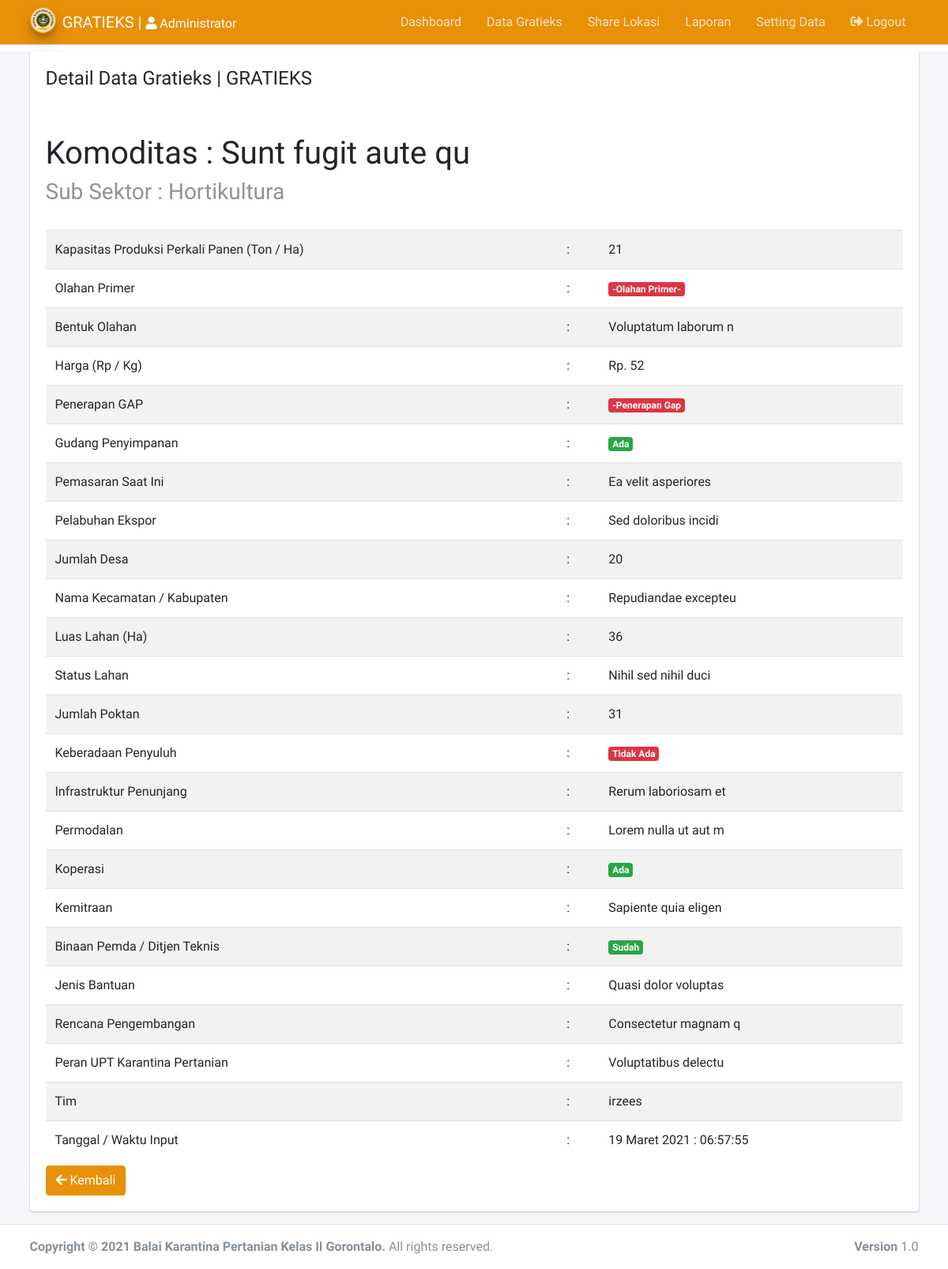
The app's page /views/page/data_gratieks/detail.php?id=13 (signed in) with its own data.
### tables this page shows
CREATE TABLE `tbl_gratieks` (
  `id` int(5) NOT NULL,
  `komodi` varchar(50) NOT NULL,
  `subsektor` varchar(50) NOT NULL,
  `kapasitas` varchar(50) NOT NULL,
  `olahan` varchar(20) NOT NULL,
  `bentuk` varchar(100) NOT NULL,
  `harga` varchar(20) NOT NULL,
  `gap` varchar(20) NOT NULL,
  `gudang` varchar(20) NOT NULL,
  `pasar` varchar(100) NOT NULL,
  `labuh` varchar(100) NOT NULL,
  `desa` varchar(100) NOT NULL,
  `kec` varchar(100) NOT NULL,
  `lahan` varchar(50) NOT NULL,
  `statuslah` varchar(100) NOT NULL,
  `poktan` varchar(30) NOT NULL,
  `penyuluh` varchar(30) NOT NULL,
  `infra` varchar(100) NOT NULL,
  `modal` varchar(100) NOT NULL,
  `koperasi` varchar(50) NOT NULL,
  `mitra` varchar(150) NOT NULL,
  `bina` varchar(20) NOT NULL,
  `bantuan` varchar(200) NOT NULL,
  `rencana` varchar(300) NOT NULL,
  `peran` varchar(500) NOT NULL,
  `tim` varchar(50) NOT NULL,
  `tgl` varchar(20) NOT NULL,
  `waktu` varchar(20) NOT NULL
);

### views/page/data_gratieks/detail.php (the view, shortened to what this page needs)
<?php
include '../../../koneksi.php';
?>
<?php
$jdl = "Detail Data Gratieks";
$ttl = $jdl . " | GRATIEKS";
?>
<?php include "../../layout/header.php" ?>
<?php include "../../layout/navbar.php"; ?>
<?php
$id = $_GET['id'];
$result = $mysqli->query("SELECT * FROM tbl_gratieks WHERE id='$id'");
$row = mysqli_fetch_assoc($result);
?>
<div class="content-wrapper">
    <div class="content">
        <div class="container">
            <div class="row mt-2">
                <div class="col-12">
                    <div class="card">
                        <div class="card-body">
                            <h4><?= $ttl; ?></h4><br><br>
                            <h1>Komoditas : <?= $row['komodi'] ?></h1>
                            <h3 style="color: #949191;">Sub Sektor : <?= $row['subsektor']; ?></h3><br>
                            <table class="table table-striped">
                                <tr>
                                    <td>Kapasitas Produksi Perkali Panen (Ton / Ha)</td>
                                    <td>:</td>
                                    <td><?= $row['kapasitas'] ?></td>
                                </tr>
                                <tr>
                                    <td>Olahan Primer</td>
                                    <td>:</td>
                                    <td>
                                        <?php
                                        if ($row['olahan'] == 'Ada') {
                                        ?>
                                            <div class="badge badge-success"><?= $row['olahan'] ?></div>
                                        <?php
                                        } else {
                                        ?>
                                            <div class="badge badge-danger"><?= $row['olahan'] ?></div>
                                        <?php
                                        }
                                        ?>
                                    </td>
                                </tr>
                                <tr>
                                    <td>Bentuk Olahan</td>
                                    <td>:</td>
                                    <td><?= $row['bentuk'] ?></td>
                                </tr>
                                <tr>
                                    <td>Harga (Rp / Kg)</td>
                                    <td>:</td>
                                    <td>Rp. <?= number_format($row['harga']) ?></td>
                                </tr>
                                <tr>
                                    <td>Penerapan GAP</td>
                                    <td>:</td>
                                    <td>
                                        <?php
                                        if ($row['gap'] == 'Sudah') {
                                        ?>
                                            <div class="badge badge-success"><?= $row['gap'] ?></div>
                                        <?php
                                        } else {
                                        ?>
                                            <div class="badge badge-danger"><?= $row['gap'] ?></div>
                                        <?php
                                        }
                                        ?>
                                    </td>
                                </tr>
                                <tr>
                                    <td>Gudang Penyimpanan</td>
                                    <td>:</td>
                                    <td>
                                        <?php
                                        if ($row['gudang'] == 'Ada') {
                                        ?>
                                            <div class="badge badge-success"><?= $row['gudang'] ?></div>
                                        <?php
                                        } else {
                                        ?>
                                            <div class="badge badge-danger"><?= $row['gudang'] ?></div>
                                        <?php
                                        }
                                        ?>
                                    </td>
                                </tr>
                                <tr>
                                    <td>Pemasaran Saat Ini</td>
                                    <td>:</td>
                                    <td><?= $row['pasar'] ?></td>
                                </tr>
                                <tr>
                                    <td>Pelabuhan Ekspor</td>
                                    <td>:</td>
                                    <td><?= $row['labuh'] ?></td>
                                </tr>
                                <tr>
                                    <td>Jumlah Desa</td>
                                    <td>:</td>
                                    <td><?= $row['desa'] ?></td>
                                </tr>
                                <tr>
                                    <td>Nama Kecamatan / Kabupaten</td>
                                    <td>:</td>
                                    <td><?= $row['kec'] ?></td>
                                </tr>
                                <tr>
                                    <td>Luas Lahan (Ha)</td>
                                    <td>:</td>
                                    <td><?= $row['lahan'] ?></td>
                                </tr>
                                <tr>
                                    <td>Status Lahan</td>
                                    <td>:</td>
                                    <td><?= $row['statuslah'] ?></td>
                                </tr>
                                <tr>
                                    <td>Jumlah Poktan</td>
                                    <td>:</td>
                                    <td><?= $row['poktan'] ?></td>
                                </tr>
                                <tr>
                                    <td>Keberadaan Penyuluh</td>
                                    <td>:</td>
                                    <td>
                                        <?php
                                        if ($row['penyuluh'] == 'Ada') {
                                        ?>
                                            <div class="badge badge-success"><?= $row['penyuluh'] ?></div>
                                        <?php
                                        } else {
                                        ?>
                                            <div class="badge badge-danger"><?= $row['penyuluh'] ?></div>
                                        <?php
                                        }
                                        ?>
                                    </td>
                                </tr>
                                <tr>
                                    <td>Infrastruktur Penunjang</td>
                                    <td>:</td>
                                    <td><?= $row['infra'] ?></td>
                                </tr>
                                <tr>
                                    <td>Permodalan</td>
                                    <td>:</td>
                                    <td><?= $row['modal'] ?></td>
                                </tr>
                                <tr>
                                    <td>Koperasi</td>
                                    <td>:</td>
                                    <td>
                                        <?php
                                        if ($row['koperasi'] == 'Ada') {
                                        ?>
                                            <div class="badge badge-success"><?= $row['koperasi'] ?></div>
                                        <?php
                                        } else {
                                        ?>
                                            <div class="badge badge-danger"><?= $row['koperasi'] ?></div>
                                        <?php
                                        }
                                        ?>
                                    </td>
                                </tr>
                                <tr>
                                    <td>Kemitraan</td>
                                    <td>:</td>
                                    <td><?= $row['mitra'] ?></td>
                                </tr>
                                <tr>
                                    <td>Binaan Pemda / Ditjen Teknis</td>
                                    <td>:</td>
                                    <td>
                                        <?php
                                        if ($row['bina'] == 'Sudah') {
                                        ?>
                                            <div class="badge badge-success"><?= $row['bina'] ?></div>
                                        <?php
                                        } else {
                                        ?>
                                            <div class="badge badge-danger"><?= $row['bina'] ?></div>
                                        <?php
                                        }
                                        ?>
                                    </td>
                                </tr>
                                <tr>
                                    <td>Jenis Bantuan</td>
                                    <td>:</td>
                                    <td><?= $row['bantuan'] ?></td>
                                </tr>
                                <tr>
                                    <td>Rencana Pengembangan</td>
                                    <td>:</td>
                                    <td><?= $row['rencana'] ?></td>
                                </tr>
                                <tr>
                                    <td>Peran UPT Karantina Pertanian</td>
                                    <td>:</td>
                                    <td><?= $row['peran'] ?></td>
                                </tr>
                                <tr>
                                    <td>Tim</td>
                                    <td>:</td>
                                    <td><?= $row['tim'] ?></td>
                                </tr>
                                <tr>
                                    <td>Tanggal / Waktu Input</td>
                                    <td>:</td>
                                    <td><?= $row['tgl']; ?> : <?= $row['waktu'] ?></td>
                                </tr>
                            </table>
                            <div class="mt-2">
                                <a href="datagratieks.php" class="btn btn-primary"><i class="fa fa-arrow-left"></i> Kembali</a>
                            </div>
                        </div>
                    </div>
                </div>
            </div>
        </div>
    </div>
</div>
<?php include '../../layout/footer.php'; ?>
<?php include '../..//layout/js.php'; ?>

### views/layout/header.php (shortened to what this page needs)
<?php
$url = "http://localhost/newGRATIEKS/";
?>
<!DOCTYPE html>
<html lang="en">
<head>
  <link rel="stylesheet" href="<?= $url; ?>assets/plugins/fontawesome-free/css/all.min.css">
  <link rel="stylesheet" href="https://code.ionicframework.com/ionicons/2.0.1/css/ionicons.min.css">
  <link rel="stylesheet" href="<?= $url; ?>assets/dist/css/adminlte.min.css">
  <link rel="stylesheet" href="<?= $url; ?>assets/plugins/datatables-bs4/css/dataTables.bootstrap4.min.css">
  <link rel="stylesheet" href="<?= $url; ?>assets/plugins/datatables-responsive/css/responsive.bootstrap4.min.css">
  <link rel="stylesheet" href="<?= $url; ?>assets/plugins/select2/css/select2.min.css">
  <link rel="stylesheet" href="<?= $url; ?>assets/plugins/select2-bootstrap4-theme/select2-bootstrap4.min.css">
</head>
<body class="hold-transition layout-top-nav">
    <div class="wrapper">

### views/layout/navbar.php (shortened to what this page needs)
<nav class="main-header navbar navbar-expand-md bgc-yellow navbar-dark">
    <div class="container">
        <a href="#" class="navbar-brand">
            <img src="<?= $url ?>assets/dist/img/LOGO1.png" alt="AdminLTE Logo" class="brand-image img-circle elevation-3" style="opacity: .8">
            <span class="brand-text font-weight-light">GRATIEKS</span> | <small><i class="fas fa-user"></i> <?= $_SESSION['nama']; ?></small>
        </a>
          <div class="collapse navbar-collapse order-3" id="navbarCollapse">
              <ul class="navbar-nav ml-auto">
                  <li class="nav-item">
                      <a href="<?= $url ?>main.php" class="nav-link nvlnk">Dashboard</a>
                  </li>
                  <li class="nav-item">
                      <a href="<?= $url ?>views/page/data_gratieks/datagratieks.php" class="nav-link nvlnk">Data Gratieks</a>
                  </li>
                  <li class="nav-item">
                      <a href="<?= $url ?>views/page/lokasi/lokasi.php" class="nav-link nvlnk">Share Lokasi</a>
                  </li>
                  <li class="nav-item">
                      <a href="<?= $url ?>views/page/cetak/cetak.php" class="nav-link nvlnk">Laporan</a>
                  </li>
                  <li class="nav-item">
                      <a href="<?= $url ?>views/page/setting_data/setting_data.php" class="nav-link nvlnk">Setting Data</a>
                  </li>
                  <li class="nav-item">
                      <a class="nav-link nvlnk" href="<?= $url; ?>app/logout.php" onclick="return confirm('Yakin ingin keluar dari halaman ini?')">
                          <i class="fas fa-sign-out-alt"></i>
                          Logout
                      </a>
                  </li>
              </ul>
          </div>
      </div>
  </nav>

### views/layout/footer.php
<footer class="main-footer">
    <div class="container">
        <div class="float-right d-none d-sm-block">
            <b>Version</b> 1.0
        </div>
        <strong>Copyright &copy; 2021 Balai Karantina Pertanian Kelas II Gorontalo.</strong> All rights
        reserved.
    </div>
</footer>

### views/layout/js.php (shortened to what this page needs)
</div>
</body>
</html>

### records on screen
tbl_gratieks: komodi "Sunt fugit aute qu", subsektor "Hortikultura", kapasitas "21", olahan "-Olahan Primer-", bentuk "Voluptatum laborum n", harga "52", gap "-Penerapan Gap", gudang "Ada", pasar "Ea velit asperiores", labuh "Sed doloribus incidi", desa "20", kec "Repudiandae excepteu", lahan "36", statuslah "Nihil sed nihil duci", poktan "31", penyuluh "Tidak Ada", infra "Rerum laboriosam et", modal "Lorem nulla ut aut m", koperasi "Ada", mitra "Sapiente quia eligen", bina "Sudah", bantuan "Quasi dolor voluptas", rencana "Consectetur magnam q", peran "Voluptatibus delectu", tim "irzees", tgl "19 Maret 2021", waktu "06:57:55"

### other values on screen
$_SESSION['nama'] "Administrator"
$ttl "Detail Data Gratieks | GRATIEKS"
